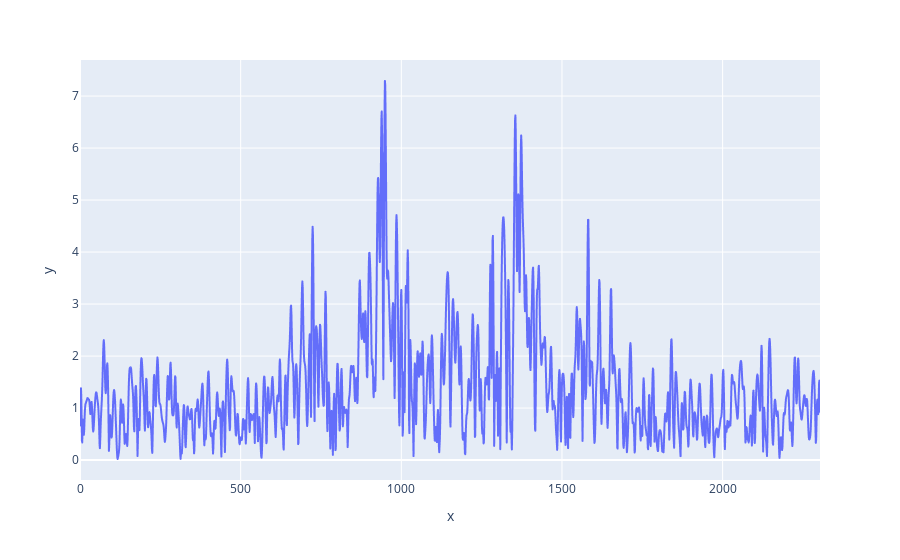

This figure's notebook cell:
### Code cell
middle = int(nSnapshots/2)
px.line(y=abs(fftshift(frftarray[middle])))

### Figure 1 — Plotly figure (JSON) as saved in the notebook; plotly's stock layout.template omitted (floating-point values rounded to 4 significant figures; data arrays with more than 128 entries replaced by an {"elided": "..."} marker saying what was removed)
{"data": [{"hovertemplate": "x=%{x}<br>y=%{y}<extra></extra>", "legendgroup": "", "line": {"color": "#636efa", "dash": "solid"}, "marker": {"symbol": "circle"}, "mode": "lines", "name": "", "showlegend": false, "type": "scattergl", "x": {"elided": "2304 int values"}, "xaxis": "x", "y": {"elided": "2304 float values"}, "yaxis": "y"}], "layout": {"legend": {"tracegroupgap": 0}, "margin": {"t": 60}, "xaxis": {"anchor": "y", "domain": [0, 1], "title": {"text": "x"}}, "yaxis": {"anchor": "x", "domain": [0, 1], "title": {"text": "y"}}}}
